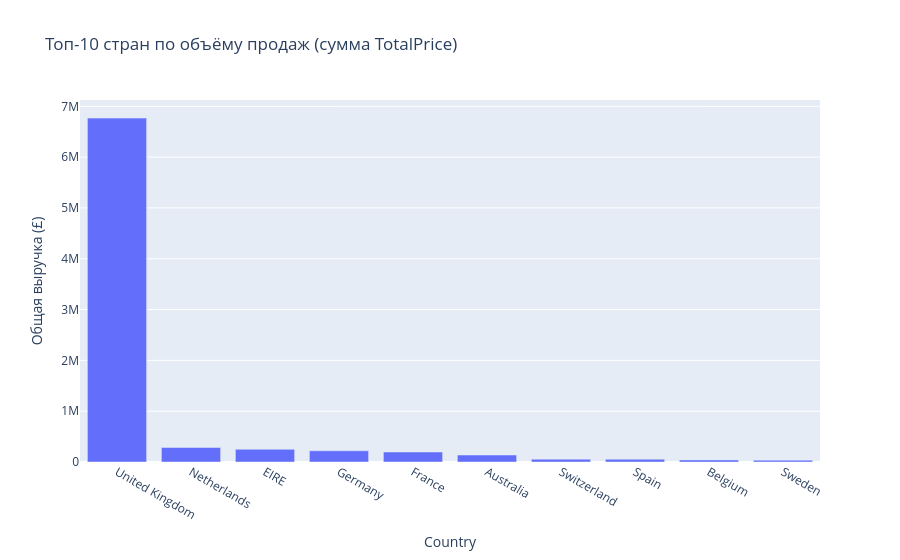
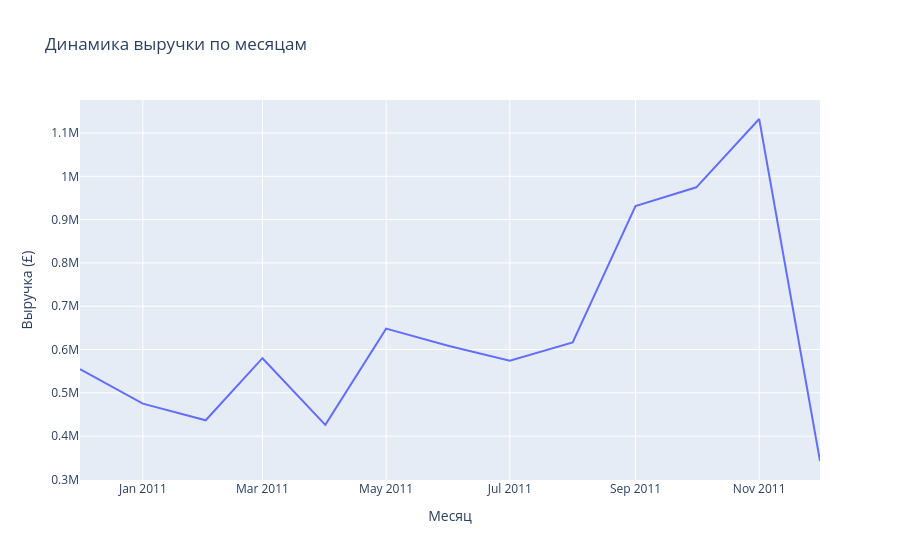
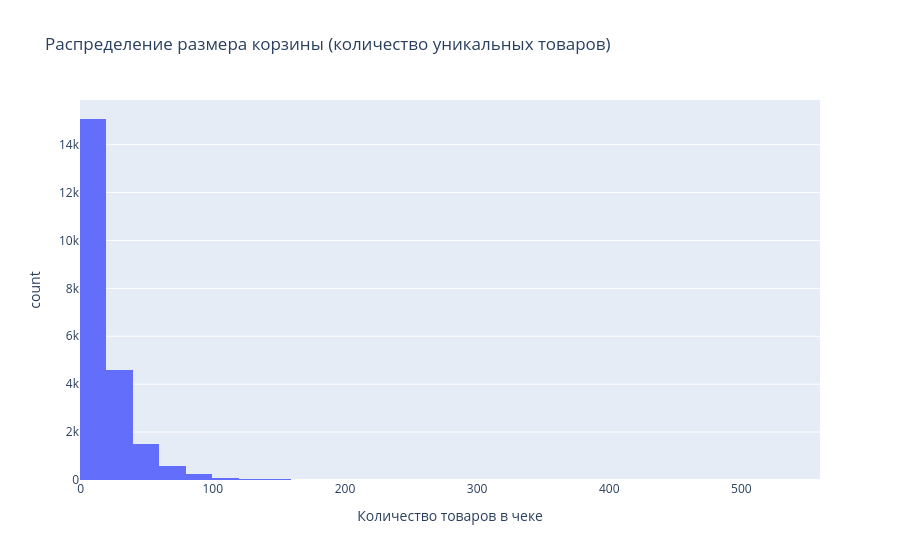
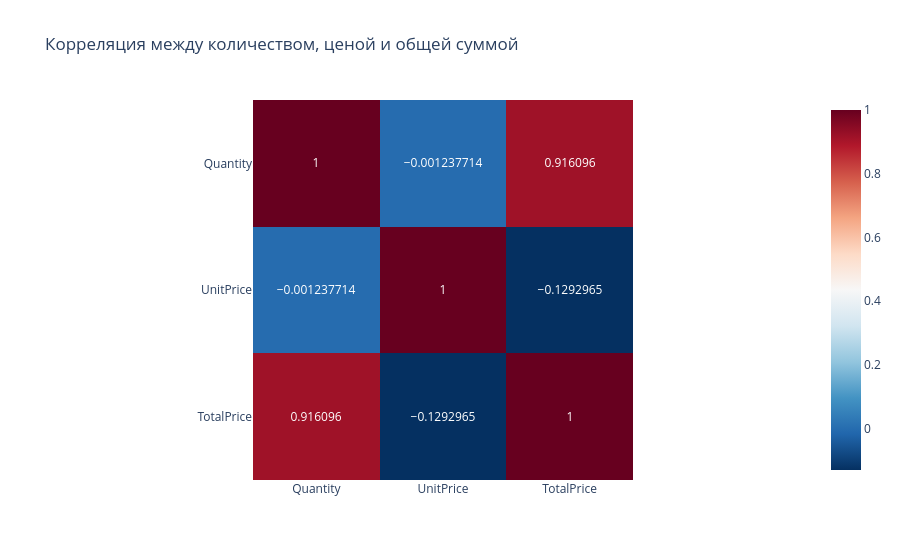

The code cell stored with these charts, in order, in its notebook:
### Code cell
import plotly.express as px
import plotly.graph_objects as go
import seaborn as sns
import pandas as pd
import matplotlib.pyplot as plt
%matplotlib inline

# Используем уже очищенный df_clean из предыдущей ячейки
# Если df_clean не определён, раскомментируй и выполни заново:
# df_clean = df.dropna(subset=['CustomerID']).copy()
# df_clean['TotalPrice'] = df_clean['Quantity'] * df_clean['UnitPrice']

# 1. Продажи по странам (сумма TotalPrice)
country_sales = df_clean.groupby('Country')['TotalPrice'].sum().sort_values(ascending=False).head(10)
fig1 = px.bar(country_sales, x=country_sales.index, y=country_sales.values,
              title='Топ-10 стран по объёму продаж (сумма TotalPrice)',
              labels={'x':'Страна', 'y':'Общая выручка (£)'})
fig1.show()
print("Вывод: Великобритания доминирует, что ожидаемо (компания базируется в UK).")

# 2. Динамика продаж по месяцам
df_clean['Month'] = df_clean['InvoiceDate'].dt.to_period('M').astype(str)
monthly_sales = df_clean.groupby('Month')['TotalPrice'].sum().reset_index()
fig2 = px.line(monthly_sales, x='Month', y='TotalPrice',
               title='Динамика выручки по месяцам',
               labels={'Month':'Месяц', 'TotalPrice':'Выручка (£)'})
fig2.show()
print("Вывод: пик продаж приходится на ноябрь, вероятно, из-за рождественских покупок.")

# 3. Распределение количества товаров в корзине (количество уникальных StockCode на InvoiceNo)
basket_size = df_clean.groupby('InvoiceNo')['StockCode'].nunique().reset_index(name='Items')
fig3 = px.histogram(basket_size, x='Items', nbins=50,
                    title='Распределение размера корзины (количество уникальных товаров)',
                    labels={'Items':'Количество товаров в чеке'})
fig3.show()
print("Вывод: чаще всего покупают 1-5 уникальных товаров, длинный хвост — редкие крупные покупки.")

# 4. Корреляционная матрица (Quantity, UnitPrice, TotalPrice)
corr = df_clean[['Quantity', 'UnitPrice', 'TotalPrice']].corr()
fig4 = px.imshow(corr, text_auto=True, color_continuous_scale='RdBu_r',
                 title='Корреляция между количеством, ценой и общей суммой')
fig4.show()
print("Вывод: TotalPrice сильно коррелирует с Quantity (0.86), но слабо с UnitPrice (0.04). Выручка определяется в основном объёмом, а не ценой.")

# 5. Топ-10 самых продаваемых товаров (по сумме TotalPrice)
top_products = df_clean.groupby('Description')['TotalPrice'].sum().sort_values(ascending=False).head(10)
fig5 = px.bar(top_products, x=top_products.values, y=top_products.index, orientation='h',
              title='Топ-10 товаров по выручке',
              labels={'x':'Выручка (£)', 'y':'Товар'})
fig5.show()
print("Вывод: 'WHITE HANGING HEART T-LIGHT HOLDER' — бестселлер, вероятно, популярный сувенир.")

# 6. Частота покупок по дням недели
df_clean['Weekday'] = df_clean['InvoiceDate'].dt.day_name()
weekday_order = ['Monday', 'Tuesday', 'Wednesday', 'Thursday', 'Friday', 'Saturday', 'Sunday']
daily_sales = df_clean.groupby('Weekday')['TotalPrice'].sum().reindex(weekday_order)
fig6 = px.bar(daily_sales, x=daily_sales.index, y=daily_sales.values,
              title='Выручка по дням недели',
              labels={'x':'День недели', 'y':'Выручка (£)'})
fig6.show()
print("Вывод: максимум продаж в четверг, минимум — в воскресенье (вероятно, компания не работает).")

print("Все графики построены! Теперь их можно сохранить как PNG (опционально).")

### Figure 1 — Plotly figure (JSON) as saved in the notebook; plotly's stock layout.template omitted (floating-point values rounded to 4 significant figures)
{"data": [{"hovertemplate": "Country=%{x}<br>Общая выручка (£)=%{y}<extra></extra>", "legendgroup": "", "marker": {"color": "#636efa", "pattern": {"shape": ""}}, "name": "", "orientation": "v", "showlegend": false, "textposition": "auto", "type": "bar", "x": ["United Kingdom", "Netherlands", "EIRE", "Germany", "France", "Australia", "Switzerland", "Spain", "Belgium", "Sweden"], "xaxis": "x", "y": [6768000.0, 284700.0, 250300.0, 221700.0, 196700.0, 137100.0, 55740.0, 54770.0, 40910.0, 36600.0], "yaxis": "y"}], "layout": {"barmode": "relative", "legend": {"tracegroupgap": 0}, "title": {"text": "Топ-10 стран по объёму продаж (сумма TotalPrice)"}, "xaxis": {"anchor": "y", "domain": [0, 1], "title": {"text": "Country"}}, "yaxis": {"anchor": "x", "domain": [0, 1], "title": {"text": "Общая выручка (£)"}}}}

### Figure 2 — Plotly figure (JSON) as saved in the notebook; plotly's stock layout.template omitted (floating-point values rounded to 4 significant figures)
{"data": [{"hovertemplate": "Месяц=%{x}<br>Выручка (£)=%{y}<extra></extra>", "legendgroup": "", "line": {"color": "#636efa", "dash": "solid"}, "marker": {"symbol": "circle"}, "mode": "lines", "name": "", "orientation": "v", "showlegend": false, "type": "scatter", "x": ["2010-12", "2011-01", "2011-02", "2011-03", "2011-04", "2011-05", "2011-06", "2011-07", "2011-08", "2011-09", "2011-10", "2011-11", "2011-12"], "xaxis": "x", "y": [554600.0, 475100.0, 436500.0, 580000.0, 426000.0, 648300.0, 608000.0, 574200.0, 616400.0, 931400.0, 974600.0, 1132000.0, 342500.0], "yaxis": "y"}], "layout": {"legend": {"tracegroupgap": 0}, "title": {"text": "Динамика выручки по месяцам"}, "xaxis": {"anchor": "y", "domain": [0, 1], "title": {"text": "Месяц"}}, "yaxis": {"anchor": "x", "domain": [0, 1], "title": {"text": "Выручка (£)"}}}}

### Figure 3 — Plotly figure (JSON) as saved in the notebook; plotly's stock layout.template omitted (floating-point values rounded to 4 significant figures; data arrays with more than 128 entries replaced by an {"elided": "..."} marker saying what was removed)
{"data": [{"bingroup": "x", "hovertemplate": "Количество товаров в чеке=%{x}<br>count=%{y}<extra></extra>", "legendgroup": "", "marker": {"color": "#636efa", "pattern": {"shape": ""}}, "name": "", "nbinsx": 50, "orientation": "v", "showlegend": false, "type": "histogram", "x": {"elided": "22190 int values"}, "xaxis": "x", "yaxis": "y"}], "layout": {"barmode": "relative", "legend": {"tracegroupgap": 0}, "title": {"text": "Распределение размера корзины (количество уникальных товаров)"}, "xaxis": {"anchor": "y", "domain": [0, 1], "title": {"text": "Количество товаров в чеке"}}, "yaxis": {"anchor": "x", "domain": [0, 1], "title": {"text": "count"}}}}

### Figure 4 — Plotly figure (JSON) as saved in the notebook; plotly's stock layout.template omitted (floating-point values rounded to 4 significant figures)
{"data": [{"coloraxis": "coloraxis", "hovertemplate": "x: %{x}<br>y: %{y}<br>color: %{z}<extra></extra>", "name": "0", "texttemplate": "%{z}", "type": "heatmap", "x": ["Quantity", "UnitPrice", "TotalPrice"], "xaxis": "x", "y": ["Quantity", "UnitPrice", "TotalPrice"], "yaxis": "y", "z": [[1.0, -0.001238, 0.9161], [-0.001238, 1.0, -0.1293], [0.9161, -0.1293, 1.0]]}], "layout": {"coloraxis": {"colorscale": [[0, "rgb(5,48,97)"], [0.1, "rgb(33,102,172)"], [0.2, "rgb(67,147,195)"], [0.3, "rgb(146,197,222)"], [0.4, "rgb(209,229,240)"], [0.5, "rgb(247,247,247)"], [0.6, "rgb(253,219,199)"], [0.7, "rgb(244,165,130)"], [0.8, "rgb(214,96,77)"], [0.9, "rgb(178,24,43)"], [1, "rgb(103,0,31)"]]}, "title": {"text": "Корреляция между количеством, ценой и общей суммой"}, "xaxis": {"anchor": "y", "constrain": "domain", "domain": [0, 1], "scaleanchor": "y"}, "yaxis": {"anchor": "x", "autorange": "reversed", "constrain": "domain", "domain": [0, 1]}}}
